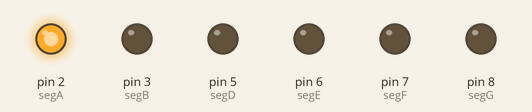
The sketch below on a simulated Arduino Uno, built with avr-gcc and run on an emulated ATmega328P. On the bench: output pins drawn as LEDs (lit = HIGH).

Above: at 0.5 s.
At 2.0 s:
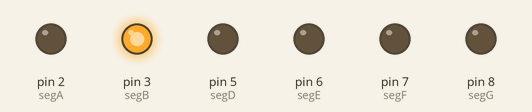
At 3.5 s:
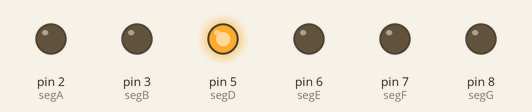
At 4.5 s:
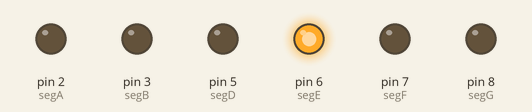
At 5.5 s:
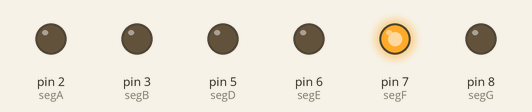
At 7.5 s:
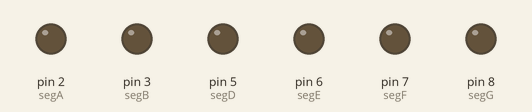
Timing chart, 0 to 10.4 s (numbered marks = the images above):
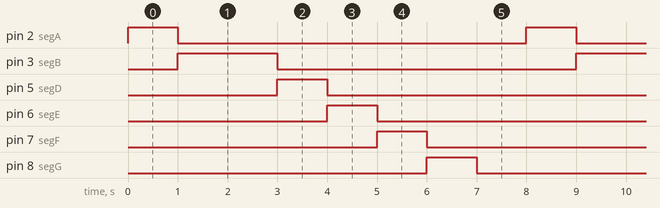

Measured:
- by itself, pin 2 (segA), pin 5 (segD), pin 6 (segE), pin 7 (segF), pin 8 (segG): alternates HIGH for 1.0 s and LOW for 7.0 s
- by itself, pin 3 (segB): alternates HIGH for 2.0 s and LOW for 6.0 s
- by itself, everything shown: repeats every 8.0 s, in 7 steps

The sketch:

l8_1.ino
```cpp
// Define the pin numbers for each segment
const int segA = 2;
const int segB = 3;
const int segC = 3;
const int segD = 5;
const int segE = 6;
const int segF = 7;
const int segG = 8;
const int segDP = 9;

void setup() {
  // Set all the pins to OUTPUT mode
  pinMode(segA, OUTPUT);
  pinMode(segB, OUTPUT);
  pinMode(segC, OUTPUT);
  pinMode(segD, OUTPUT);
  pinMode(segE, OUTPUT);
  pinMode(segF, OUTPUT);
  pinMode(segG, OUTPUT);
}

void loop() {
  // Turn on each segment for one second, then turn it off
  digitalWrite(segA, HIGH);
  delay(1000);
  digitalWrite(segA, LOW);

  digitalWrite(segB, HIGH);
  delay(1000);
  digitalWrite(segB, LOW);

  digitalWrite(segC, HIGH);
  delay(1000);
  digitalWrite(segC, LOW);

  digitalWrite(segD, HIGH);
  delay(1000);
  digitalWrite(segD, LOW);

  digitalWrite(segE, HIGH);
  delay(1000);
  digitalWrite(segE, LOW);

  digitalWrite(segF, HIGH);
  delay(1000);
  digitalWrite(segF, LOW);

  digitalWrite(segG, HIGH);
  delay(1000);
  digitalWrite(segG, LOW);

  digitalWrite(segDP, HIGH);
  delay(1000);
  digitalWrite(segDP, LOW);
}
```
